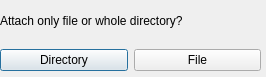
<?xml version="1.0" encoding="UTF-8"?>
<ui version="4.0">
 <class>MailDialog</class>
 <widget class="QDialog" name="MailDialog">
  <property name="geometry">
   <rect>
    <x>0</x>
    <y>0</y>
    <width>266</width>
    <height>77</height>
   </rect>
  </property>
  <property name="windowTitle">
   <string>Mail Option</string>
  </property>
  <widget class="QWidget" name="gridLayoutWidget">
   <property name="geometry">
    <rect>
     <x>0</x>
     <y>0</y>
     <width>261</width>
     <height>71</height>
    </rect>
   </property>
   <layout class="QGridLayout" name="gridLayout">
    <item row="1" column="0">
     <widget class="QPushButton" name="pushButton_dir">
      <property name="text">
       <string>Directory</string>
      </property>
     </widget>
    </item>
    <item row="1" column="1">
     <widget class="QPushButton" name="pushButton_file">
      <property name="text">
       <string>File</string>
      </property>
     </widget>
    </item>
    <item row="0" column="0" colspan="2">
     <widget class="QLabel" name="label">
      <property name="text">
       <string>&lt;html&gt;&lt;head/&gt;&lt;body&gt;&lt;p&gt;Attach only file or whole directory?&lt;/p&gt;&lt;/body&gt;&lt;/html&gt;</string>
      </property>
     </widget>
    </item>
   </layout>
  </widget>
 </widget>
 <resources/>
 <connections/>
</ui>
